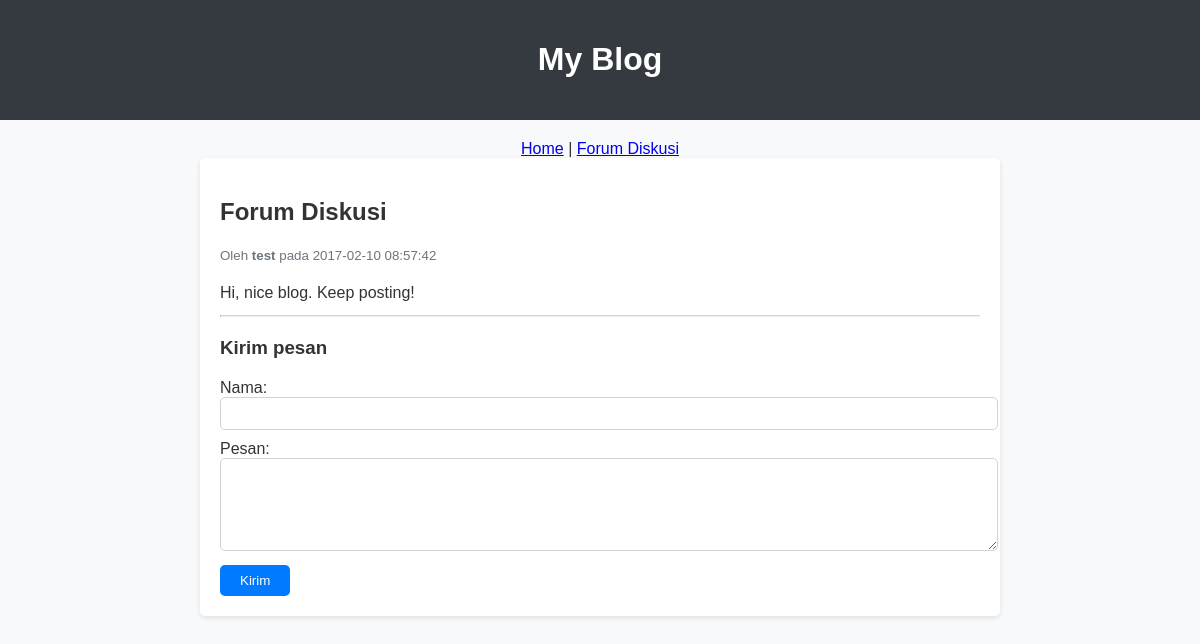
Screenshot of /gb.php with the database file from the repository.
### tables this page shows
CREATE TABLE `guestbook` (
  `id` int(11) NOT NULL AUTO_INCREMENT,
  `tanggal` datetime NOT NULL,
  `nama` varchar(255) NOT NULL,
  `pesan` text NOT NULL,
  PRIMARY KEY (`id`)
);

### gb.php (the view, shortened to what this page needs)
<?php
include 'koneksi.php';
$pesan = mysqli_query($conn, "SELECT * FROM guestbook ORDER BY tanggal");
?>
<!DOCTYPE html>
<html lang="en">
<head>
</head>
<body>
    <header>
        <h1>My Blog</h1>
    </header>
    <div class="container">
        <nav style="text-align: center;">
            <a href="index.php">Home</a> |
            <a href="gb.php">Forum Diskusi</a>
        </nav>
        <div class="guestbook">
            <h2>Forum Diskusi</h2>
            <?php while ($row = mysqli_fetch_array($pesan)) : ?>
                <small>Oleh <b><?= $row['nama'] ?></b> pada <?= $row['tanggal'] ?></small>
                <p><?= $row['pesan'] ?></p>
                <hr>
            <?php endwhile; ?>
            <h3>Kirim pesan</h3>
            <form action="gb_post.php" method="post">
                Nama: <br>
                <input type="text" name="nama"><br>
                Pesan: <br>
                <textarea name="pesan" cols="40" rows="5"></textarea>
                <br>
                <input type="submit" value="Kirim">
            </form>
        </div>
    </div>
</body>
</html>

### gb.php (style rules this page uses)
body { font-family: Arial, sans-serif; margin: 0; padding: 0; background-color: #f8f9fa; color: #333; }
header { background-color: #343a40; color: #fff; padding: 20px 0; text-align: center; }
.container { max-width: 800px; margin: 0 auto; padding: 20px; }
.guestbook { background-color: #fff; padding: 20px; margin-bottom: 20px; border-radius: 5px; box-shadow: 0 2px 5px rgba(0, 0, 0, 0.1); }
.guestbook small { color: #6c757d; }
.guestbook p { line-height: 1.6; margin-bottom: 10px; }
.guestbook hr { border-top: 1px solid #ced4da; margin-top: 10px; margin-bottom: 20px; }
.guestbook form { margin-top: 20px; }
.guestbook form input[type="text"], .guestbook form textarea { width: 100%; padding: 8px; margin-bottom: 10px; border-radius: 5px; border: 1px solid #ced4da; }
.guestbook form input[type="submit"] { padding: 8px 20px; border-radius: 5px; border: none; background-color: #007bff; color: #fff; cursor: pointer; }

### rows the page displays
guestbook: nama "test", tanggal "2017-02-10 08:57:42", pesan "Hi, nice blog. Keep posting!"
